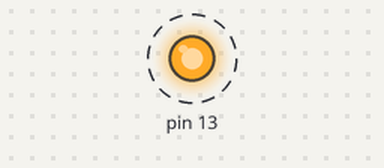
This sketch was run on a simulated Arduino Uno, built with avr-gcc and run on an emulated ATmega328P. Shown: output pins drawn as LEDs (lit = HIGH). Dashed ring = blinking.

Above: at 0.5 s.
Timing chart, 0 to 4.6 s (numbered marks = the images above):
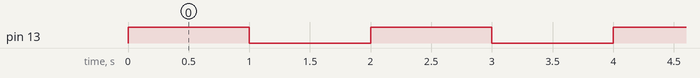

The sketch:

LED__clignotement_registres.ino
```cpp
void setup() {

   DDRB |= (1 << DDB5);
}


void loop() {
  PORTB |= (1 << PORTB5);
  delay(1000);
  PORTB &= ~(1 << PORTB5);
  delay(1000);
}
```

Measured:
- by itself, pin 13: alternates HIGH for 1.0 s and LOW for 1.0 s
